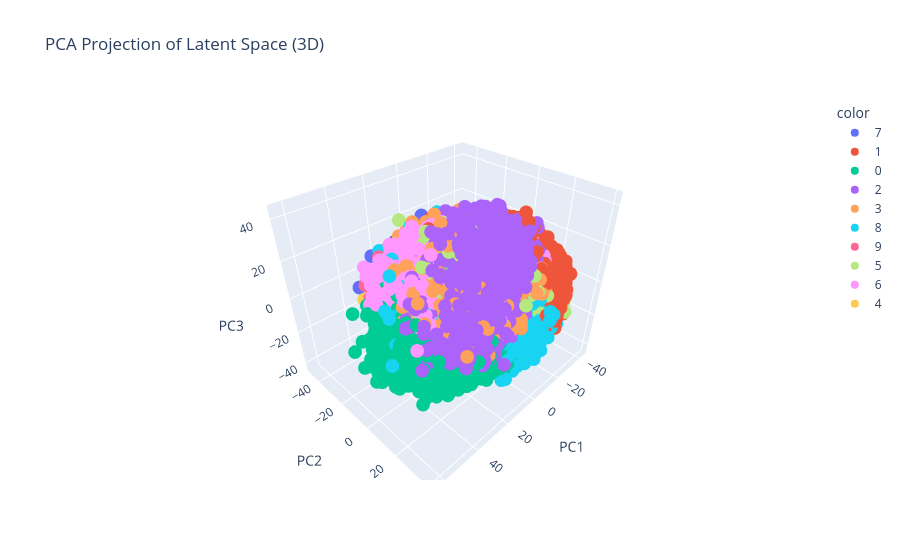

The code cell stored with this chart in its notebook:
### Markdown cell above
# 8. Visualizing Latent Space

### Code cell
import matplotlib.pyplot as plt
import plotly.express as px
from sklearn.decomposition import PCA

latent_dim = latents.shape[1]

# Ensuring numpy
z = latents
y = labels

if latent_dim == 1:
  # Histogram
  plt.figure(figsize = (10,10))
  for digit in range(10):
    plt.hist(
        z[y == digit].flatten(),
        bins = 50,
        alpha = 0.5,
        label = str(digit)
    )

  plt.xlabel("Latent Space")
  plt.ylabel("Frequency")
  plt.title("1D Distribution by Class")
  plt.legend()
  plt.savefig(os.path.join(RESULTS_DIR, "latent_space_1d.png"), dpi=150, bbox_inches="tight")
  plt.show()

elif latent_dim == 2:
  # Scatter Plot
  plt.figure(figsize = (10,10))
  scatter = plt.scatter(
    z[:,0], z[:,1],
    c = y,
    cmap = "tab10",
    s = 5,
    alpha = 0.7
  )
  plt.colorbar(scatter, ticks=range(10))
  plt.xlabel("z1")
  plt.ylabel("z2")
  plt.title("2D Latent Space")
  plt.savefig(os.path.join(RESULTS_DIR, "latent_space_2d.png"), dpi=150, bbox_inches="tight")
  plt.show()

elif latent_dim == 3:
  # 3D Rotatable Scatter with Plotly
  fig = px.scatter_3d(
      x=z[:, 0], y=z[:, 1], z=z[:, 2],
      color=y.astype(str), # Converting labels to string for distinct colors
      color_discrete_sequence=px.colors.qualitative.Plotly,
      title="3D Latent Space"
  )
  fig.update_layout(scene=dict(
      xaxis_title="z1",
      yaxis_title="z2",
      zaxis_title="z3"
  ))
  fig.write_image(os.path.join(RESULTS_DIR, "latent_space_3d.png"))
  fig.write_html(os.path.join(RESULTS_DIR, "latent_space_3d.html"))
  fig.show()

else:
  # For latent_dim > 3, performing PCA
  pca_dim = 3
  pca = PCA(n_components = pca_dim)
  z_pca = pca.fit_transform(z)

  if pca_dim == 2:
    plt.figure(figsize = (10,10))
    scatter = plt.scatter(
    z_pca[:,0], z_pca[:,1],
    c = y,
    cmap = "tab10",
    s = 5,
    alpha = 0.7
  )
    plt.colorbar(scatter, ticks=range(10))
    plt.xlabel("PC1")
    plt.ylabel("PC2")
    plt.title(f"PCA Projection of Latent Space ({pca_dim}D)")
    plt.savefig(os.path.join(RESULTS_DIR, "latent_space_pca_2d.png"), dpi=150, bbox_inches="tight")
    plt.show()

  elif pca_dim == 3:
    # 3D PCA Rotatable Scatter with Plotly
    fig = px.scatter_3d(
        x=z_pca[:, 0], y=z_pca[:, 1], z=z_pca[:, 2],
        color=y.astype(str), # Convert labels to string for distinct colors
        color_discrete_sequence=px.colors.qualitative.Plotly,
        title=f"PCA Projection of Latent Space ({pca_dim}D)"
    )
    fig.update_layout(scene=dict(
        xaxis_title="PC1",
        yaxis_title="PC2",
        zaxis_title="PC3"
    ))
    fig.write_image(os.path.join(RESULTS_DIR, "latent_space_pca_3d.png"))
    fig.write_html(os.path.join(RESULTS_DIR, "latent_space_pca_3d.html"))
    fig.show()

### Figure 1 — Plotly figure (JSON) as saved in the notebook; plotly's stock layout.template omitted (floating-point values rounded to 4 significant figures; data arrays with more than 128 entries replaced by an {"elided": "..."} marker saying what was removed)
{"data": [{"hovertemplate": "color=7<br>x=%{x}<br>y=%{y}<br>z=%{z}<extra></extra>", "legendgroup": "7", "marker": {"color": "#636EFA", "symbol": "circle"}, "mode": "markers", "name": "7", "scene": "scene", "showlegend": true, "type": "scatter3d", "x": {"elided": "6265 float values"}, "y": {"elided": "6265 float values"}, "z": {"elided": "6265 float values"}}, {"hovertemplate": "color=1<br>x=%{x}<br>y=%{y}<br>z=%{z}<extra></extra>", "legendgroup": "1", "marker": {"color": "#EF553B", "symbol": "circle"}, "mode": "markers", "name": "1", "scene": "scene", "showlegend": true, "type": "scatter3d", "x": {"elided": "6742 float values"}, "y": {"elided": "6742 float values"}, "z": {"elided": "6742 float values"}}, {"hovertemplate": "color=0<br>x=%{x}<br>y=%{y}<br>z=%{z}<extra></extra>", "legendgroup": "0", "marker": {"color": "#00CC96", "symbol": "circle"}, "mode": "markers", "name": "0", "scene": "scene", "showlegend": true, "type": "scatter3d", "x": {"elided": "5923 float values"}, "y": {"elided": "5923 float values"}, "z": {"elided": "5923 float values"}}, {"hovertemplate": "color=2<br>x=%{x}<br>y=%{y}<br>z=%{z}<extra></extra>", "legendgroup": "2", "marker": {"color": "#AB63FA", "symbol": "circle"}, "mode": "markers", "name": "2", "scene": "scene", "showlegend": true, "type": "scatter3d", "x": {"elided": "5958 float values"}, "y": {"elided": "5958 float values"}, "z": {"elided": "5958 float values"}}, {"hovertemplate": "color=3<br>x=%{x}<br>y=%{y}<br>z=%{z}<extra></extra>", "legendgroup": "3", "marker": {"color": "#FFA15A", "symbol": "circle"}, "mode": "markers", "name": "3", "scene": "scene", "showlegend": true, "type": "scatter3d", "x": {"elided": "6131 float values"}, "y": {"elided": "6131 float values"}, "z": {"elided": "6131 float values"}}, {"hovertemplate": "color=8<br>x=%{x}<br>y=%{y}<br>z=%{z}<extra></extra>", "legendgroup": "8", "marker": {"color": "#19D3F3", "symbol": "circle"}, "mode": "markers", "name": "8", "scene": "scene", "showlegend": true, "type": "scatter3d", "x": {"elided": "5851 float values"}, "y": {"elided": "5851 float values"}, "z": {"elided": "5851 float values"}}, {"hovertemplate": "color=9<br>x=%{x}<br>y=%{y}<br>z=%{z}<extra></extra>", "legendgroup": "9", "marker": {"color": "#FF6692", "symbol": "circle"}, "mode": "markers", "name": "9", "scene": "scene", "showlegend": true, "type": "scatter3d", "x": {"elided": "5949 float values"}, "y": {"elided": "5949 float values"}, "z": {"elided": "5949 float values"}}, {"hovertemplate": "color=5<br>x=%{x}<br>y=%{y}<br>z=%{z}<extra></extra>", "legendgroup": "5", "marker": {"color": "#B6E880", "symbol": "circle"}, "mode": "markers", "name": "5", "scene": "scene", "showlegend": true, "type": "scatter3d", "x": {"elided": "5421 float values"}, "y": {"elided": "5421 float values"}, "z": {"elided": "5421 float values"}}, {"hovertemplate": "color=6<br>x=%{x}<br>y=%{y}<br>z=%{z}<extra></extra>", "legendgroup": "6", "marker": {"color": "#FF97FF", "symbol": "circle"}, "mode": "markers", "name": "6", "scene": "scene", "showlegend": true, "type": "scatter3d", "x": {"elided": "5918 float values"}, "y": {"elided": "5918 float values"}, "z": {"elided": "5918 float values"}}, {"hovertemplate": "color=4<br>x=%{x}<br>y=%{y}<br>z=%{z}<extra></extra>", "legendgroup": "4", "marker": {"color": "#FECB52", "symbol": "circle"}, "mode": "markers", "name": "4", "scene": "scene", "showlegend": true, "type": "scatter3d", "x": {"elided": "5842 float values"}, "y": {"elided": "5842 float values"}, "z": {"elided": "5842 float values"}}], "layout": {"legend": {"title": {"text": "color"}, "tracegroupgap": 0}, "scene": {"domain": {"x": [0, 1], "y": [0, 1]}, "xaxis": {"title": {"text": "PC1"}}, "yaxis": {"title": {"text": "PC2"}}, "zaxis": {"title": {"text": "PC3"}}}, "title": {"text": "PCA Projection of Latent Space (3D)"}}}
